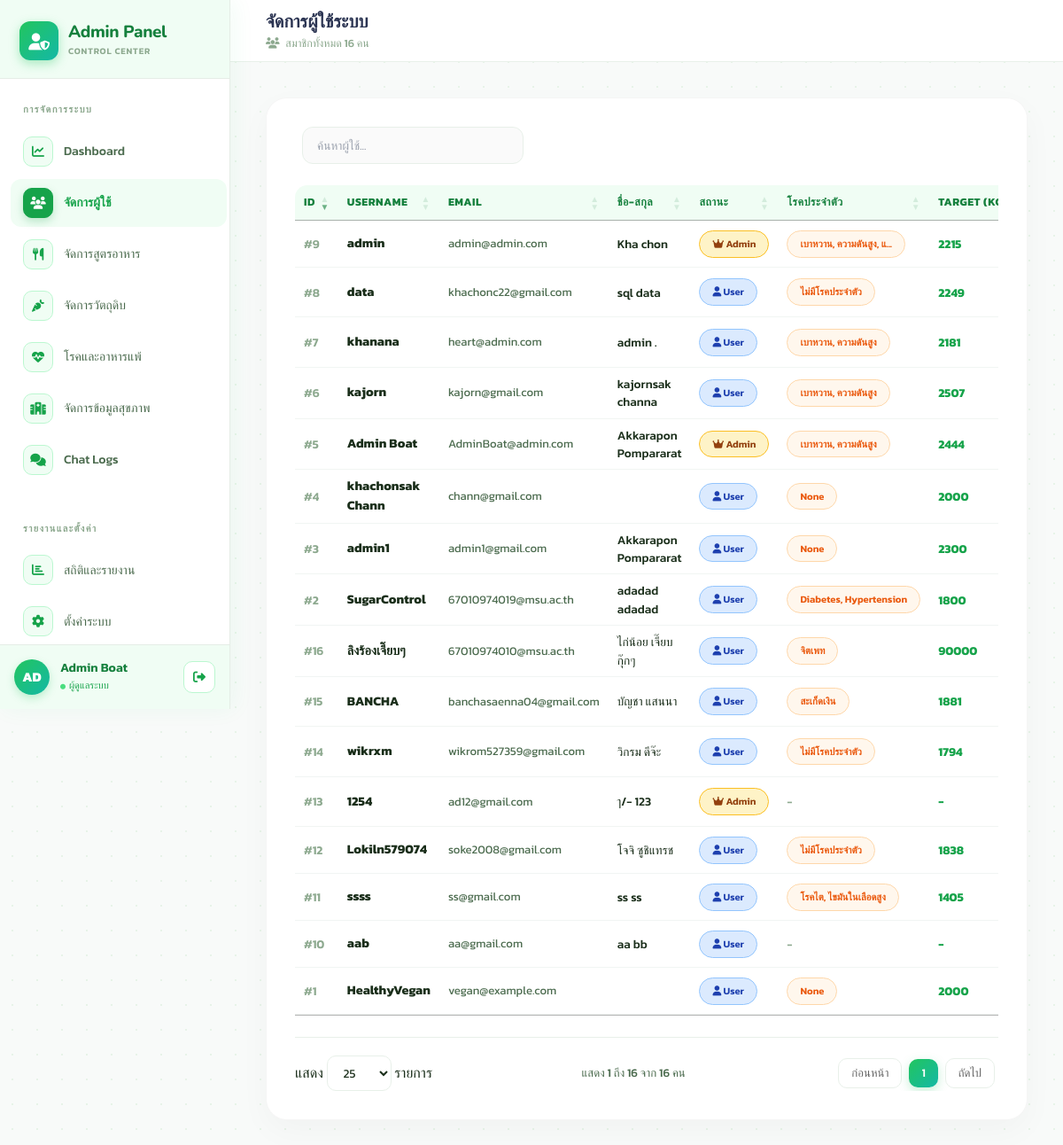
The page /admin/admin_users.php (signed in) on the database its author committed.
### tables this page shows
CREATE TABLE `users` (
  `id` int(11) NOT NULL,
  `username` varchar(50) NOT NULL,
  `email` varchar(100) NOT NULL,
  `password_hash` text NOT NULL,
  `otp_code` varchar(6) DEFAULT NULL,
  `otp_expires_at` datetime DEFAULT NULL,
  `created_at` timestamp NOT NULL DEFAULT current_timestamp(),
  `first_name` varchar(100) DEFAULT NULL,
  `last_name` varchar(100) DEFAULT NULL,
  `birth_date` date DEFAULT NULL,
  `profile_image` text DEFAULT NULL,
  `role` int(1) DEFAULT 0
);

CREATE TABLE `health_profiles` (
  `user_id` int(11) NOT NULL,
  `daily_calorie_target` int(11) DEFAULT NULL,
  `goal_preference` varchar(50) DEFAULT 'lose_normal',
  `dietary_type` varchar(50) DEFAULT NULL,
  `health_conditions` text DEFAULT NULL,
  `updated_at` timestamp NOT NULL DEFAULT current_timestamp() ON UPDATE current_timestamp(),
  `weight` decimal(5,2) DEFAULT 0.00,
  `height` decimal(5,2) DEFAULT 0.00,
  `age` int(11) DEFAULT 0,
  `gender` enum('male','female') DEFAULT 'male',
  `activity_level` enum('sedentary','light','moderate','active','very_active') DEFAULT 'sedentary'
);

### admin/admin_users.php (the view, shortened to what this page needs)
<?php
include '../config/connect.php';
$users_sql = "
    SELECT u.id, u.username, u.email, u.first_name, u.last_name, u.role, u.created_at,
           hp.daily_calorie_target, hp.health_conditions,
           (SELECT COUNT(*) FROM meal_logs WHERE user_id = u.id) as meal_count
    FROM users u
    LEFT JOIN health_profiles hp ON u.id = hp.user_id
    ORDER BY u.role DESC, u.created_at DESC
";
$users = $conn->query($users_sql)->fetch_all(MYSQLI_ASSOC);
$total = count($users);
?>
<!DOCTYPE html>
<html lang="th">
<head>
<script src="https://cdn.tailwindcss.com"></script>
<link rel="stylesheet" href="https://cdnjs.cloudflare.com/ajax/libs/font-awesome/6.4.0/css/all.min.css">
<link rel="stylesheet" href="https://cdn.datatables.net/1.13.7/css/jquery.dataTables.min.css">
<link rel="stylesheet" href="https://cdn.datatables.net/buttons/2.4.2/css/buttons.dataTables.min.css">
</head>
<body>
<?php include '../includes/sidebar_admin.php' ?>
<div class="page-wrap">
  <header class="topbar">
    <div style="flex:1;">
      <div style="font-family:'Nunito',sans-serif;font-size:1.25rem;font-weight:800;color:#2b3452;">จัดการผู้ใช้ระบบ</div>
      <div style="font-size:.78rem;color:var(--muted);font-weight:500;"><i class="fas fa-users me-1"></i> สมาชิกทั้งหมด <?= number_format($total) ?> คน</div>
    </div>
  </header>
  <main style="padding:2.5rem; max-width: 1400px; margin: 0 auto;">
    <div class="card">
      <div style="overflow-x:auto;">
        <table id="usersTable" class="table">
          <thead>
            <tr>
              <th>ID</th>
              <th>Username</th>
              <th>Email</th>
              <th>ชื่อ-สกุล</th>
              <th>สถานะ</th>
              <th>โรคประจำตัว</th>
              <th>Target (kcal)</th>
            </tr>
          </thead>
          <tbody>
            <?php foreach ($users as $u): ?>
            <tr>
              <td style="color:var(--muted); font-weight:600;">#<?= $u['id'] ?></td>
              <td>
                <div style="font-weight:700; color:var(--txt); font-size:.9rem;"><?= htmlspecialchars($u['username']) ?></div>
              </td>
              <td style="font-size:.82rem;color:var(--sub);"><?= htmlspecialchars($u['email']) ?></td>
              <td style="font-weight:500; color:var(--txt);"><?= htmlspecialchars($u['first_name'].' '.$u['last_name']) ?></td>
              <td>
                <?php if ($u['role'] == 1): ?>
                <span class="badge" style="background:#fef3c7;color:#92400e;border:1px solid #fbbf24;">
                  <i class="fas fa-crown"></i> Admin
                </span>
                <?php else: ?>
                <span class="badge" style="background:#dbeafe;color:#1e40af;border:1px solid #93c5fd;">
                  <i class="fas fa-user"></i> User
                </span>
                <?php endif; ?>
              </td>
              <td>
                <?php if ($u['health_conditions']): ?>
                <span class="badge badge-orange" title="<?= htmlspecialchars($u['health_conditions']) ?>">
                  <?= htmlspecialchars(mb_strimwidth($u['health_conditions'], 0, 25, '...', 'UTF-8')) ?>
                </span>
                <?php else: ?>
                <span style="color:var(--muted);font-size:.8rem;font-weight:600;">-</span>
                <?php endif; ?>
              </td>
              <td><span style="font-weight:700; color:var(--g600);"><?= $u['daily_calorie_target'] ?: '-' ?></span></td>
            </tr>
            <?php endforeach; ?>
          </tbody>
        </table>
      </div>
    </div>
  </main>
</div>
</body>
</html>

### includes/sidebar_admin.php (shortened to what this page needs)
<?php
$current_page = basename($_SERVER['PHP_SELF']);
$sb_admin_username = "Admin";
$sb_admin_profile_image = "";
if (isset($_SESSION['user_id']) && isset($conn)) {
    $sb_adm_sql = "SELECT username, profile_image FROM users WHERE id = ?";
    $sb_adm_stmt = $conn->prepare($sb_adm_sql);
    $sb_adm_stmt->bind_param("i", $_SESSION['user_id']);
    $sb_adm_stmt->execute();
    $sb_adm_res = $sb_adm_stmt->get_result()->fetch_assoc();
    if ($sb_adm_res) {
        $sb_admin_username = !empty($sb_adm_res['username']) ? $sb_adm_res['username'] : 'Admin';
        $sb_admin_profile_image = $sb_adm_res['profile_image'] ?? '';
    }
}
$sb_admin_initials = mb_strtoupper(mb_substr($sb_admin_username, 0, 2));
?>
<aside class="sidebar" id="adminSidebar">
  <a href="admin_dashboard.php" class="sb-logo">
    <div class="sb-logo-icon"><i class="fas fa-user-shield" style="color: #ffffff;"></i></div>
    <div>
      <div class="sb-logo-text">Admin Panel</div>
      <div class="sb-logo-sub">Control Center</div>
    </div>
  </a>
  <nav class="sb-nav scroll-box">
    <div class="sb-label">การจัดการระบบ</div>
    <a href="admin_dashboard.php" class="nav-item <?php echo ($current_page === 'admin_dashboard.php') ? 'active' : ''; ?>">
      <span class="ni"><i class="fas fa-chart-line"></i></span>
      <span>Dashboard</span>
    </a>
    <a href="admin_users.php" class="nav-item <?php echo ($current_page === 'admin_users.php') ? 'active' : ''; ?>">
      <span class="ni"><i class="fas fa-users"></i></span>
      <span>จัดการผู้ใช้</span>
    </a>
    <a href="admin_recipes.php" class="nav-item <?php echo ($current_page === 'admin_recipes.php') ? 'active' : ''; ?>">
      <span class="ni"><i class="fas fa-utensils"></i></span>
      <span>จัดการสูตรอาหาร</span>
    </a>
    <a href="admin_ingredients.php" class="nav-item <?php echo ($current_page === 'admin_ingredients.php') ? 'active' : ''; ?>">
      <span class="ni"><i class="fas fa-carrot"></i></span>
      <span>จัดการวัตถุดิบ</span>
    </a>
    <a href="admin_health_data.php" class="nav-item <?php echo ($current_page === 'admin_health_data.php') ? 'active' : ''; ?>">
      <span class="ni"><i class="fas fa-heartbeat"></i></span>
      <span>โรคและอาหารแพ้</span>
    </a>
    <a href="admin_goals.php" class="nav-item <?php echo ($current_page === 'admin_goals.php') ? 'active' : ''; ?>">
      <span class="ni"><i class="fa-solid fa-hospital"></i></span>
      <span>จัดการข้อมูลสุขภาพ</span>
    </a>
    <a href="admin_chat_logs.php" class="nav-item <?php echo ($current_page === 'admin_chat_logs.php') ? 'active' : ''; ?>">
      <span class="ni"><i class="fas fa-comments"></i></span>
      <span>Chat Logs</span>
    </a>
    <div class="sb-label">รายงานและตั้งค่า</div>
    <a href="admin_analytics.php" class="nav-item <?php echo ($current_page === 'admin_analytics.php') ? 'active' : ''; ?>">
      <span class="ni"><i class="fas fa-chart-bar"></i></span>
      <span>สถิติและรายงาน</span>
    </a>
    <a href="admin_settings.php" class="nav-item <?php echo ($current_page === 'admin_settings.php') ? 'active' : ''; ?>">
      <span class="ni"><i class="fas fa-cog"></i></span>
      <span>ตั้งค่าระบบ</span>
    </a>
  </nav>
  <div class="sb-user">
    <div class="sb-av">
      <?php if ($sb_admin_profile_image && file_exists("../public/uploads/avatars/" . $sb_admin_profile_image)): ?>
        <img src="../public/uploads/avatars/<?= htmlspecialchars($sb_admin_profile_image) ?>?t=<?= time() ?>" alt="<?= htmlspecialchars($sb_admin_username) ?>">
      <?php else: ?>
        <?= htmlspecialchars($sb_admin_initials ?: 'A') ?>
      <?php endif; ?>
    </div>
    <div style="min-width:0; flex:1;">
      <div class="sb-un" title="<?= htmlspecialchars($sb_admin_username) ?>">
        <?= htmlspecialchars($sb_admin_username) ?>
      </div>
      <div class="sb-user-role">
        <i class="fas fa-circle" style="font-size:6px !important;color:#4ade80;vertical-align:middle;margin-right:4px;"></i>ผู้ดูแลระบบ
      </div>
    </div>
    <a href="../pages/logout.php" class="logout-btn" title="ออกจากระบบ" onclick="confirmLogout(event, this.href)">
      <i class="fas fa-sign-out-alt"></i>
    </a>
  </div>
</aside>

### admin/admin_users.php (style rules this page uses)
:root { --g50:#f0fdf4;--g100:#dcfce7;--g200:#bbf7d0;--g300:#86efac;--g400:#4ade80;--g500:#22c55e;--g600:#16a34a;--g700:#15803d;--t400:#2dd4bf;--t500:#14b8a6;--t600:#0d9488;--bg:#f8faf9;--card:#fff;--bdr:#e8f0e9;--txt:#1a2e1a;--sub:#4b6b4e;--muted:#8da98f;--sb-w:260px; }
* { box-sizing:border-box;margin:0;padding:0; }
body { font-family:'Kanit',sans-serif;background:var(--bg);color:var(--txt);min-height:100vh;display:flex; }
body::before { content:'';position:fixed;inset:0;pointer-events:none;z-index:0;background-image:radial-gradient(circle,#c8e6c9 1px,transparent 1px);background-size:28px 28px;opacity:.35; }
.page-wrap { margin-left:var(--sb-w);flex:1;position:relative;z-index:1;min-width:0;transition: margin-left 0.3s ease; }
.topbar { height:70px;background:rgba(255,255,255,.98);backdrop-filter:blur(12px);border-bottom:1px solid var(--bdr);display:flex;align-items:center;padding:0 2.5rem;gap:14px;position:sticky;top:0;z-index:50; }
.card { background:#fff; border:1px solid rgba(0,0,0,.04); border-radius:24px; padding:32px; box-shadow:0 12px 36px rgba(0,0,0,.03); margin-bottom: 2rem; }
.table { width:100%; border-collapse: separate; border-spacing: 0; font-size:.85rem; }
.table th { text-align:left; padding:18px 16px; background:var(--g50); color:var(--g700); font-weight:700; border-bottom:2px solid var(--g200); font-size:.78rem; text-transform: uppercase; letter-spacing: 0.5px; white-space: nowrap; }
.table td { padding:16px; border-bottom:1px solid #f1f5f3; vertical-align: middle; }
.table th:first-child { border-top-left-radius: 14px; }
.table tbody tr { transition: all 0.2s ease; }
.badge { font-size:.7rem; font-weight:600; padding:6px 14px; border-radius:99px; display:inline-block; white-space: nowrap; }
.badge-orange { background:#fff7ed; color:#ea580c; border:1px solid #fed7aa; }

### rows shown on the page
users: username "AD", username "Admin Boat"
users: id "13", username "1254", email "ad12@gmail.com", first_name+last_name "ๅ/- 123", role 1 (drawn), daily_calorie_target "-"
health_profiles: user_id "9", user_id.username "admin", user_id.email "admin@admin.com", user_id.last_name "Kha chon", shows "Admin", health_conditions "เบาหวาน, ความดันสูง, แ...", daily_calorie_target "2215"
health_profiles: user_id "5", user_id.username "Admin Boat", user_id.email "AdminBoat@admin.com", user_id.last_name "Akkarapon Pompararat", health_conditions "เบาหวาน, ความดันสูง", daily_calorie_target "2444"
health_profiles: user_id "16", user_id.username "ลิงร้องเจี๊ยบๆ", user_id.email "67010974010@msu.ac.th", user_id.last_name "ไก่น้อย เจี๊ยบกุ๊กๆ", shows "User", health_conditions "จิตเพท", daily_calorie_target "90000"
health_profiles: user_id "15", user_id.username "BANCHA", user_id.email "banchasaenna04@gmail.com", user_id.last_name "บัญชา แสนนา", shows "User", health_conditions "สะเก็ดเงิน", daily_calorie_target "1881"
health_profiles: user_id "14", user_id.username "wikrxm", user_id.email "wikrom527359@gmail.com", user_id.last_name "วิกรม ดีจ๊ะ", shows "User", health_conditions "ไม่มีโรคประจำตัว", daily_calorie_target "1794"
health_profiles: user_id "12", user_id.username "Lokiln579074", user_id.email "soke2008@gmail.com", user_id.last_name "โจจิ ซูชิแทรช", shows "User", health_conditions "ไม่มีโรคประจำตัว", daily_calorie_target "1838"
health_profiles: user_id "11", user_id.username "ssss", user_id.email "ss@gmail.com", user_id.last_name "ss ss", shows "User", health_conditions "โรคไต, ไขมันในเลือดสูง", daily_calorie_target "1405"
users: id "10", username "aab", email "aa@gmail.com", first_name+last_name "aa bb", role 0 (drawn), daily_calorie_target "-"
health_profiles: user_id "8", user_id.username "data", user_id.email "khachonc22@gmail.com", user_id.last_name "sql data", shows "User", health_conditions "ไม่มีโรคประจำตัว", daily_calorie_target "2249"
health_profiles: user_id "7", user_id.username "khanana", user_id.email "heart@admin.com", user_id.last_name "admin .", shows "User", health_conditions "เบาหวาน, ความดันสูง", daily_calorie_target "2181"
health_profiles: user_id "6", user_id.username "kajorn", user_id.email "kajorn@gmail.com", user_id.last_name "kajornsak channa", shows "User", health_conditions "เบาหวาน, ความดันสูง", daily_calorie_target "2507"
health_profiles: user_id "4", user_id.username "khachonsak Chann", user_id.email "chann@gmail.com", shows "User", health_conditions "None", daily_calorie_target "2000"
health_profiles: user_id "3", user_id.username "admin1", user_id.email "admin1@gmail.com", user_id.last_name "Akkarapon Pompararat", shows "User", health_conditions "None", daily_calorie_target "2300"
health_profiles: user_id "1", user_id.username "HealthyVegan", user_id.email "vegan@example.com", shows "User", health_conditions "None", daily_calorie_target "2000"
health_profiles: user_id "2", user_id.username "SugarControl", user_id.email "67010974019@msu.ac.th", user_id.last_name "adadad adadad", shows "User", health_conditions "Diabetes, Hypertension", daily_calorie_target "1800"

### other values the page prints
$total "16"
